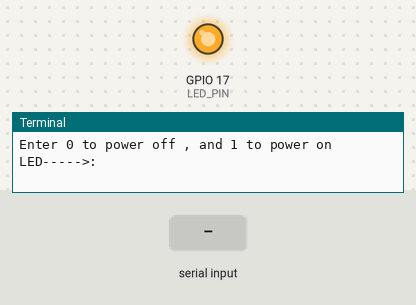
Simulated run of this program. Board: Raspberry Pi (BCM pin numbers). Shown: output pins drawn as LEDs (lit = HIGH), the last lines printed to the terminal. The inputs (shaded band) are chosen by the test bench. At 4.3 s the program stops and its outputs stay as they are.

Above: at 1.2 s.
1.3 s: "0" typed at the terminal, then Enter
At 2.4 s:
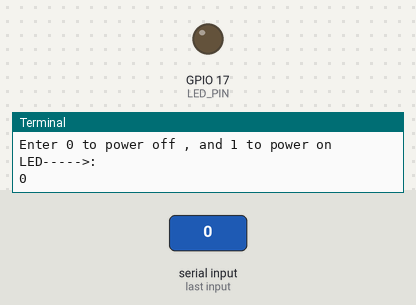
Timing chart, 0 to 4.3 s (numbered marks = the images above; inputs shaded):
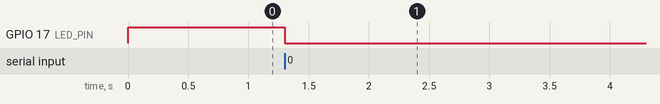

The program:

led_blink_usercommand.py
```python
import RPi.GPIO as GPIO
import time

LED_PIN = 17
GPIO.setmode(GPIO.BCM)
GPIO.setup(LED_PIN, GPIO.OUT) # write info to pin
GPIO.output(LED_PIN, GPIO.HIGH)

state= int(input("Enter 0 to power off , and 1 to power on LED----->: "))


if state == 0:
        GPIO.output(LED_PIN, GPIO.LOW)
        time.sleep(2)


elif state == 1:

        GPIO.output(LED_PIN, GPIO.HIGH) # set to 3.3
        time.sleep(1)

else:
     print('Wron state value: '+ str(value))
     GPIO.cleanup()
     exit()

time.sleep(1)
```

Measured:
- after the input at 1.3 s, GPIO 17 (LED_PIN): HIGH → LOW at once
